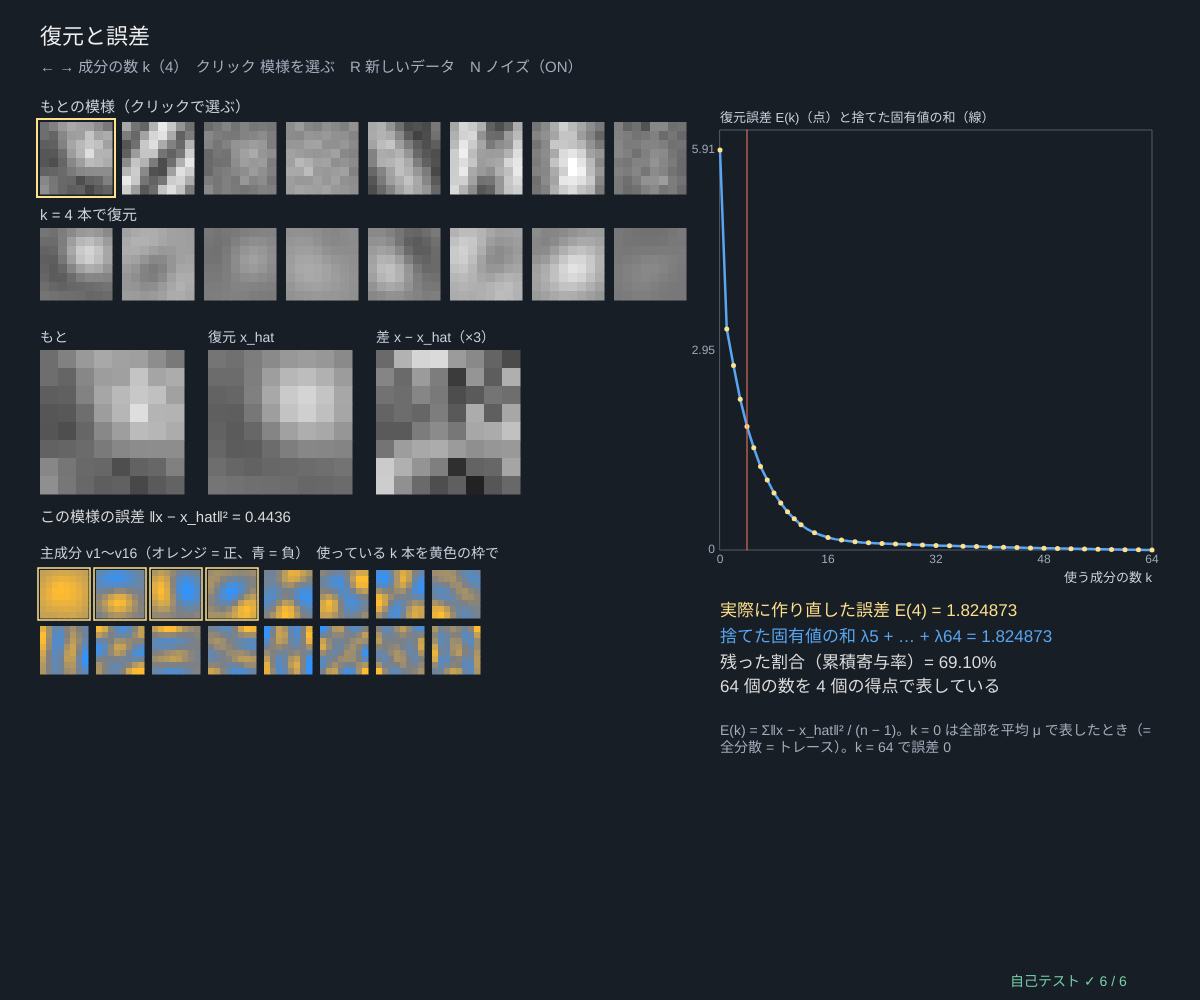
Frame 1 (no input)
Frame 60 (no input): identical to frame 1, image omitted
Frame 120 (the mouse pressed at the canvas centre since frame 60): identical to frame 1, image omitted

The p5.js sketch that drew this single still picture (run headless with seeded random() and noise() and a simulated clock; from frame 60 on, the mouse is pressed at the canvas centre):

// p5.js sketch
// ── sketch.js
// ============================================
// 07 復元と誤差 ─ k 個の主成分だけで画像を作り直す：x_hat = μ + Σ_(j≤k) ((x − μ)·v_j) v_j
// データ = 8×8 マスの小さな模様（しま・ぼんやりした丸・明るさ）400 枚。d = 64 次元をヤコビ法で固有値分解
//   復元誤差の約束：E(k) = Σ_i ‖x_i − x_hat_i‖² / (n − 1)（共分散と同じく n − 1 で割る）→ E(k) = 捨てた固有値の和 λ_(k+1) + … + λ_64
//   同じ k 本なら、主成分の向きがいちばん誤差が小さい（ランダムな向きと比べる）
// ← → 使う成分の数 k / クリック 模様を選ぶ / R 新しいデータ / N ノイズ ON/OFF
// ============================================

const PN = 8, DIMP = PN * PN, NPTS = 400;   // ★ 模様の大きさ（8×8 = 64 次元）と枚数
let kUse = 4, seedD = 2, noiseOn = true, dataX = [], muX = null, eg = null, errCurve = [], sel = 0;

function setup() { createCanvas(windowWidth, windowHeight); textWrap(CHAR); selfTest(); rebuild(); }
// ★ 模様の作り方：しま（向き・細かさはランダム）＋ ぼんやりした丸 ＋ 明るさ ＋ 少しのノイズ
function makePatch(noise) {
  let th = rnd() * Math.PI, f = rndRange(0.4, 1.4), ph = rnd() * 2 * Math.PI, a = rndRange(0, 0.5), b = rndRange(-0.6, 0.6), cx = rndRange(1, 6), cy = rndRange(1, 6), c0 = rndRange(-0.3, 0.3);
  return Array.from({ length: DIMP }, (_, i) => { let x = i % PN, y = Math.floor(i / PN); return c0 + a * Math.cos(f * (x * Math.cos(th) + y * Math.sin(th)) + ph) + b * Math.exp(-((x - cx) ** 2 + (y - cy) ** 2) / 6) + noise * gaussRnd(); });
}
function rebuild() {
  seedRng(seedD); dataX = Array.from({ length: NPTS }, () => makePatch(noiseOn ? 0.05 : 0));
  muX = colMeans(dataX); eg = jacobiEigen(covMatrix(dataX)); errCurve = reconErrors(dataX, muX, eg.vecs);
}
// k = 0〜d のすべてで復元誤差 E(k) を実際に作り直して計算
function reconErrors(X, mu, vecs) {
  let sc = projectData(X, mu, vecs, vecs.length);
  return Array.from({ length: vecs.length + 1 }, (_, k) => X.reduce((acc, r, i) => { let xh = reconstructRow(sc[i].slice(0, k), mu, vecs); return acc + r.reduce((q, v, j) => q + (v - xh[j]) ** 2, 0); }, 0) / (X.length - 1));
}
function drawPatch(v, x, y, s) { noStroke(); for (let i = 0; i < v.length; i++) { let g = clampv(128 + 160 * v[i], 0, 255); fill(g); rect(x + (i % PN) * s, y + Math.floor(i / PN) * s, s + 0.5, s + 0.5); } }
function drawEig(v, x, y, s) { let m = Math.max(...v.map(Math.abs)) || 1; noStroke(); for (let i = 0; i < v.length; i++) { let t = v[i] / m; fill(t > 0 ? color(128 + 127 * t, 128 + 60 * t, 128 - 80 * t) : color(128 + 80 * t, 128 - 20 * t, 128 - 127 * t)); rect(x + (i % PN) * s, y + Math.floor(i / PN) * s, s + 0.5, s + 0.5); } }

function draw() {
  background(24, 30, 38);
  let sc = projectData([dataX[sel]], muX, eg.vecs, kUse)[0], xh = reconstructRow(sc, muX, eg.vecs), tot = errCurve[0];
  // ---- 上：もとの模様と復元（8 枚）
  textAlign(LEFT, BASELINE); noStroke(); fill(205, 212, 222); textSize(15); text('もとの模様（クリックで選ぶ）', 40, 112); text('k = ' + kUse + ' 本で復元', 40, 220);
  let s = 9;
  for (let j = 0; j < 8; j++) {
    let x = 40 + j * (PN * s + 10), v = dataX[j], r = reconstructRow(projectData([v], muX, eg.vecs, kUse)[0], muX, eg.vecs);
    drawPatch(v, x, 122, s); drawPatch(r, x, 228, s);
    if (j === sel) { noFill(); stroke(255, 225, 140); strokeWeight(2); rect(x - 3, 119, PN * s + 6, PN * s + 6); }
  }
  // ---- 選んだ模様を大きく：もと・復元・差
  let bs = 18, by = 350;
  [['もと', dataX[sel]], ['復元 x_hat', xh], ['差 x − x_hat（×3）', dataX[sel].map((v, i) => 3 * (v - xh[i]))]].forEach(([t, v], i) => { let x = 40 + i * (PN * bs + 24); noStroke(); fill(205, 212, 222); textSize(14); text(t, x, by - 8); drawPatch(v, x, by, bs); });
  fill(220); textSize(15); text('この模様の誤差 ‖x − x_hat‖² = ' + fmtN(dataX[sel].reduce((q, v, j) => q + (v - xh[j]) ** 2, 0), 4), 40, by + PN * bs + 28);
  // ---- 固有画像（主成分 1〜16）
  fill(205, 212, 222); textSize(14); text('主成分 v1〜v16（オレンジ = 正、青 = 負）　使っている k 本を黄色の枠で', 40, by + PN * bs + 64);
  for (let k = 0; k < 16; k++) { let x = 40 + (k % 8) * (PN * 6 + 8), y = by + PN * bs + 76 + Math.floor(k / 8) * (PN * 6 + 8); drawEig(eg.vecs[k], x, y, 6); if (k < kUse) { noFill(); stroke(255, 225, 140); strokeWeight(1.5); rect(x - 2, y - 2, PN * 6 + 4, PN * 6 + 4); } }
  // ---- 誤差のグラフ
  let g = { x: width * 0.6, y: 130, w: width * 0.36, h: height * 0.42, x0: 0, x1: DIMP, y0: 0, y1: tot * 1.05 };
  plotAxes(g, '使う成分の数 k', '復元誤差 E(k)（点）と捨てた固有値の和（線）', [0, 16, 32, 48, 64], [0, +(tot / 2).toPrecision(3), +tot.toPrecision(3)]);
  let dropped = Array.from({ length: DIMP + 1 }, (_, k) => eg.vals.slice(k).reduce((a, b) => a + b, 0));
  stroke(90, 165, 240); strokeWeight(2.5); polyline(dropped.map((v, k) => [gX(g, k), gY(g, v)]));
  noStroke(); fill(255, 225, 140); errCurve.forEach((v, k) => { if (k % 2 === 0 || k < 12) circle(gX(g, k), gY(g, v), 5); });
  stroke(255, 125, 105); strokeWeight(1); line(gX(g, kUse), g.y, gX(g, kUse), g.y + g.h);
  // ---- 文字
  noStroke(); fill(240); textSize(22); text('復元と誤差', 40, 44);
  fill(165, 175, 190); textSize(15); text('← → 成分の数 k（' + kUse + '）　クリック 模様を選ぶ　R 新しいデータ　N ノイズ（' + (noiseOn ? 'ON' : 'OFF') + '）', 40, 72);
  let x = g.x, y = g.y + g.h + 66;
  fill(255, 225, 140); textSize(17); text('実際に作り直した誤差 E(' + kUse + ') = ' + fmtN(errCurve[kUse], 6), x, y);
  fill(90, 165, 240); text('捨てた固有値の和 λ' + (kUse + 1) + ' + … + λ64 = ' + fmtN(dropped[kUse], 6), x, y + 26);
  fill(220); text('残った割合（累積寄与率）= ' + fmtN(100 * (1 - errCurve[kUse] / tot), 2) + '%', x, y + 52); text('64 個の数を ' + kUse + ' 個の得点で表している', x, y + 76);
  fill(165, 175, 190); textSize(14); text('E(k) = Σ‖x − x_hat‖² / (n − 1)。k = 0 は全部を平均 μ で表したとき（= 全分散 = トレース）。k = 64 で誤差 0', x, y + 108, g.w);
  drawSelfTest(width - 190, height - 14);
}

function mousePressed() { for (let j = 0; j < 8; j++) { let x = 40 + j * (PN * 9 + 10); if (mouseX > x && mouseX < x + PN * 9 && mouseY > 122 && mouseY < 122 + PN * 9) sel = j; } }
function keyPressed() {
  if (key === LEFT_ARROW || key === RIGHT_ARROW) kUse = clampv(kUse + (key === RIGHT_ARROW ? 1 : -1), 0, DIMP);
  if (key === 'r' || key === 'R') { seedD++; rebuild(); }
  if (key === 'n' || key === 'N') { noiseOn = !noiseOn; rebuild(); }
  return false;
}

// ---- 自己テスト
function selfTest() {
  selfTestResults = [];
  seedRng(107);
  let X = Array.from({ length: 150 }, () => makePatch(0.05)), mu = colMeans(X), C = covMatrix(X), e = jacobiEigen(C), E = reconErrors(X, mu, e.vecs), tr = traceOf(C);
  check('ヤコビ法（64×64）：C V = V Λ（≤ 1e-9 × トレース）、正規直交', eigResidual(C, e) < 1e-9 * tr && orthoError(e.vecs) < 1e-9);
  check('すべての k = 0〜64 で E(k) = 捨てた固有値の和（相対 1e-9）', E.every((v, k) => near(v, e.vals.slice(k).reduce((a, b) => a + b, 0), 1e-9 * tr)));
  check('E(0) = トレース（全分散）、E(64) ≈ 0', near(E[0], tr, 1e-9 * tr) && E[64] < 1e-12 * tr);
  check('E(k) は k とともに減る', E.every((v, k) => k === 0 || v <= E[k - 1] + 1e-12 * tr));
  let okOpt = true;
  for (let t = 0; t < 20; t++) { let k = 1 + (t % 8), B = orthonormalize(Array.from({ length: k }, () => Array.from({ length: DIMP }, () => gaussRnd()))), Er = reconErrors(X, mu, B)[k]; if (Er < E[k] - 1e-9) okOpt = false; }
  check('ランダムな k 本の直交する向き（20 組）で復元すると、誤差はいつも主成分以上', okOpt);
  let r = reconstructRow(projectData([X[0]], mu, e.vecs, 64)[0], mu, e.vecs);
  check('64 本全部で復元すると元どおり（1e-12）、0 本なら平均', r.every((v, j) => near(v, X[0][j], 1e-12)) && reconstructRow([], mu, e.vecs).every((v, j) => v === mu[j]));
  reportSelfTest();
}

// ---------- やってみよう ----------
// 1. k を 0 → 1 → 2 → … と増やすと、復元はどう変わる？ 何本で「ほぼ同じ」に見える？
// 2. N でノイズを消すと、誤差のグラフはどこで 0 になる？（模様を作る要素の数を考えよう）
// 3. 固有画像 v1, v2, … はどんな模様？ しまの向き？ 明るさ？
// 4. 同じ誤差なら、平均だけ（k = 0）の何 % の誤差まで下げたら十分？ 06 の寄与率と比べよう
// 5. 誤差 = 捨てた固有値の和 なのは「主成分どうしが直交していて、ピタゴラスの定理が使える」から

// ==================================================
// ここから下は「主成分分析の道具」（中身は読まなくても OK。消さないでね）
// ==================================================
// ---- 数の表示と安全のための道具
function clampv(v, a, b) { return v < a ? a : v > b ? b : v; }
function fin(v, fb) { return typeof v === 'number' && isFinite(v) ? v : fb === undefined ? 0 : fb; }   // NaN・∞ を fb に
function fmtN(v, d) {                                                  // 数を小数 d 桁で（NaN は「?」）
  if (typeof v !== 'number' || !isFinite(v)) return '?';
  let s = v.toFixed(d === undefined ? 2 : d);
  return /^-0(\.0*)?$/.test(s) ? s.slice(1) : s;
}
function fmtVec(v, d) { return '(' + v.map((x) => fmtN(x, d)).join(', ') + ')'; }
// ---- 種つきの乱数（同じ種なら毎回同じ列）
let rngState = 1;
function seedRng(s) { rngState = (s >>> 0) || 1; }
function rnd() {                       // 0〜1 の一様乱数（mulberry32）
  rngState = (rngState + 0x6d2b79f5) >>> 0;
  let t = rngState;
  t = Math.imul(t ^ (t >>> 15), t | 1);
  t ^= t + Math.imul(t ^ (t >>> 7), t | 61);
  return ((t ^ (t >>> 14)) >>> 0) / 4294967296;
}
function rndRange(a, b) { return a + (b - a) * rnd(); }
function gaussRnd() {                  // 標準正規分布（ボックス-ミュラー法）
  let u = Math.max(1e-12, rnd()), v = rnd();
  return Math.sqrt(-2 * Math.log(u)) * Math.cos(2 * Math.PI * v);
}
// ---- 行列の道具。データ X は「n 行 × d 列」（1 行 = 1 個のデータ）、ベクトルは配列
function zerosMat(n, m) { return Array.from({ length: n }, () => new Array(m).fill(0)); }
function eyeMat(n) { let I = zerosMat(n, n); for (let i = 0; i < n; i++) I[i][i] = 1; return I; }
function matT(A) { return A[0].map((_, j) => A.map((r) => r[j])); }
function matMul(A, B) {
  let n = A.length, q = B.length, m = B[0].length, C = zerosMat(n, m);
  for (let i = 0; i < n; i++) for (let k = 0; k < q; k++) { let a = A[i][k]; if (a === 0) continue; for (let j = 0; j < m; j++) C[i][j] += a * B[k][j]; }
  return C;
}
function matVec(A, x) { return A.map((r) => dotv(r, x)); }
function dotv(a, b) { let s = 0; for (let i = 0; i < a.length; i++) s += a[i] * b[i]; return s; }
function vlen(a) { return Math.sqrt(dotv(a, a)); }
function unitv(a) { let L = vlen(a); return L > 1e-300 ? a.map((x) => x / L) : a.map((_, i) => (i === 0 ? 1 : 0)); }
function maxAbsDiff(A, B) { let m = 0; for (let i = 0; i < A.length; i++) for (let j = 0; j < A[i].length; j++) m = Math.max(m, Math.abs(A[i][j] - B[i][j])); return m; }
function colMeans(X) {                 // 平均ベクトル（列ごとの平均）
  let d = X[0].length, mu = new Array(d).fill(0);
  for (let r of X) for (let j = 0; j < d; j++) mu[j] += r[j];
  return mu.map((s) => s / Math.max(1, X.length));
}
function centerCols(X, mu) { return X.map((r) => r.map((v, j) => v - mu[j])); }   // 平均を引く（中心化）
// ★ 共分散行列 C = Xcᵀ Xc / (n − 1)（n − 1 で割る「不偏」の約束。点が 1 個以下ならゼロ行列）
function covMatrix(X) {
  let n = X.length, d = X[0].length, mu = colMeans(X), C = zerosMat(d, d);
  if (n < 2) return C;
  for (let r of X) for (let i = 0; i < d; i++) { let a = r[i] - mu[i]; for (let j = i; j < d; j++) C[i][j] += a * (r[j] - mu[j]); }
  for (let i = 0; i < d; i++) for (let j = i; j < d; j++) { C[i][j] /= n - 1; C[j][i] = C[i][j]; }
  return C;
}
// ★ ヤコビ法（対称行列の固有値分解）：非対角を 1 つずつ回転で 0 にしていく。d ≤ 64 くらいまで
// 戻り値 vals = 固有値（大きい順）、vecs[k] = k 番目の固有ベクトル（長さ 1、いちばん大きい成分を正に）
function jacobiEigen(C, maxSweeps) {
  let d = C.length, A = C.map((r) => r.slice()), V = eyeMat(d);
  for (let sw = 0; sw < (maxSweeps || 80); sw++) {
    let off = 0, tot = 0;
    for (let i = 0; i < d; i++) for (let j = 0; j < d; j++) { let a = A[i][j] * A[i][j]; tot += a; if (i !== j) off += a; }
    if (!(off > 1e-30 * tot)) break;
    for (let p = 0; p < d - 1; p++) for (let q = p + 1; q < d; q++) {
      let apq = A[p][q];
      if (Math.abs(apq) < 1e-300) continue;
      let th = (A[q][q] - A[p][p]) / (2 * apq);
      let t = th === 0 ? 1 : Math.sign(th) / (Math.abs(th) + Math.sqrt(th * th + 1));
      let c = 1 / Math.sqrt(t * t + 1), s = t * c;
      for (let k = 0; k < d; k++) { let akp = A[k][p], akq = A[k][q]; A[k][p] = c * akp - s * akq; A[k][q] = s * akp + c * akq; }
      for (let k = 0; k < d; k++) { let apk = A[p][k], aqk = A[q][k]; A[p][k] = c * apk - s * aqk; A[q][k] = s * apk + c * aqk; }
      for (let k = 0; k < d; k++) { let vkp = V[k][p], vkq = V[k][q]; V[k][p] = c * vkp - s * vkq; V[k][q] = s * vkp + c * vkq; }
    }
  }
  let idx = Array.from({ length: d }, (_, i) => i).sort((a, b) => A[b][b] - A[a][a]);
  let vecs = idx.map((k) => { let v = V.map((r) => r[k]), big = 0; for (let i = 0; i < d; i++) if (Math.abs(v[i]) > Math.abs(v[big]) + 1e-12) big = i; return v[big] < 0 ? v.map((x) => -x) : v; });
  return { vals: idx.map((k) => A[k][k]), vecs };
}
function traceOf(C) { let s = 0; for (let i = 0; i < C.length; i++) s += C[i][i]; return s; }
// C V = V Λ の残り（いちばん大きいずれ）と、固有ベクトルどうしの直交のずれ
function eigResidual(C, eg) { let m = 0; eg.vecs.forEach((v, k) => { let Cv = matVec(C, v); for (let i = 0; i < v.length; i++) m = Math.max(m, Math.abs(Cv[i] - eg.vals[k] * v[i])); }); return m; }
function orthoError(vecs) { let m = 0; for (let a = 0; a < vecs.length; a++) for (let b = 0; b < vecs.length; b++) m = Math.max(m, Math.abs(dotv(vecs[a], vecs[b]) - (a === b ? 1 : 0))); return m; }
// 射影（主成分得点）と復元：score = (x − μ)·v_k、x_hat = μ + Σ score_k v_k（k 個まで）
function projectData(X, mu, vecs, k) { return X.map((r) => vecs.slice(0, k).map((v) => { let s = 0; for (let j = 0; j < r.length; j++) s += (r[j] - mu[j]) * v[j]; return s; })); }
function reconstructRow(score, mu, vecs) { let x = mu.slice(); score.forEach((s, k) => { for (let j = 0; j < x.length; j++) x[j] += s * vecs[k][j]; }); return x; }
function angleBetween(u, v) {          // 向きのちがい（符号は無視、0〜90°）。小さい角も正確に：atan2(‖v − (v·u)u‖, |v·u|)
  let a = unitv(u), b = unitv(v), c = dotv(a, b), r = 0; for (let i = 0; i < a.length; i++) r += (b[i] - c * a[i]) ** 2;
  return (Math.atan2(Math.sqrt(r), Math.abs(c)) * 180) / Math.PI;
}
function corrOf(a, b) {                // 相関係数
  let n = a.length, ma = a.reduce((s, v) => s + v, 0) / n, mb = b.reduce((s, v) => s + v, 0) / n, sab = 0, saa = 0, sbb = 0;
  for (let i = 0; i < n; i++) { sab += (a[i] - ma) * (b[i] - mb); saa += (a[i] - ma) ** 2; sbb += (b[i] - mb) ** 2; }
  return saa > 0 && sbb > 0 ? sab / Math.sqrt(saa * sbb) : 0;
}
// ---- 2×2 対称行列 [[a, b], [b, c]] の固有値・固有ベクトル（解の公式）
function eig2sym(a, b, c) {
  let tr = a + c, h = Math.sqrt(((a - c) / 2) ** 2 + b * b), l1 = tr / 2 + h, l2 = tr / 2 - h;
  let v1 = Math.abs(b) > 1e-14 * (Math.abs(a) + Math.abs(c) + 1e-300) ? unitv([l1 - c, b]) : a >= c ? [1, 0] : [0, 1];
  if (v1[0] < 0 || (v1[0] === 0 && v1[1] < 0)) v1 = [-v1[0], -v1[1]];
  return { l1, l2, v1, v2: [-v1[1], v1[0]], angle: (Math.atan2(v1[1], v1[0]) * 180) / Math.PI };
}
// ★ 大きいほうから k 個の固有ベクトルだけを求める「部分空間反復法」（べき乗法を k 本まとめて回し、毎回直交化）
// applyM(v) = M v を返す関数（M を作らなくてよい）。最後に k×k の小さい行列をヤコビ法で（レイリー-リッツ）
function orthonormalize(Q) {           // グラム-シュミット（修正版）
  for (let a = 0; a < Q.length; a++) {
    for (let b = 0; b < a; b++) { let p = dotv(Q[a], Q[b]); for (let i = 0; i < Q[a].length; i++) Q[a][i] -= p * Q[b][i]; }
    let L = vlen(Q[a]);
    if (L < 1e-12) { Q[a] = Q[a].map(() => gaussRnd()); a--; continue; }
    for (let i = 0; i < Q[a].length; i++) Q[a][i] /= L;
  }
  return Q;
}
function subspaceEigen(applyM, dim, k, iters, tol) {
  let Q = orthonormalize(Array.from({ length: k }, () => Array.from({ length: dim }, () => gaussRnd())));
  for (let it = 0; it < iters; it++) {
    let Z = orthonormalize(Q.map((q) => applyM(q)));
    let diff = 0; for (let a = 0; a < k; a++) diff = Math.max(diff, 1 - Math.abs(dotv(Z[a], Q[a])));
    Q = Z; if (tol && diff < tol && it > 5) break;
  }
  let MQ = Q.map((q) => applyM(q)), T = Q.map((qa) => MQ.map((mb) => dotv(qa, mb)));
  for (let a = 0; a < k; a++) for (let b = 0; b < a; b++) T[a][b] = T[b][a] = (T[a][b] + T[b][a]) / 2;
  let eg = jacobiEigen(T);
  let vecs = eg.vecs.map((w) => { let v = new Array(dim).fill(0); w.forEach((c, a) => { for (let i = 0; i < dim; i++) v[i] += c * Q[a][i]; }); let big = 0; for (let i = 0; i < dim; i++) if (Math.abs(v[i]) > Math.abs(v[big]) + 1e-12) big = i; return v[big] < 0 ? v.map((x) => -x) : v; });
  return { vals: eg.vals, vecs };
}
// ★ 次元 d が点の数 n より大きいとき：グラム行列 G = Xc Xcᵀ / (n − 1)（n×n）の固有ベクトル u から
// 主成分 v = Xcᵀ u / ‖Xcᵀ u‖ を作る（G と C は 0 でない固有値が同じ）。u は部分空間反復法で上から k 個
function pcaGram(Xc, k, iters) {
  let n = Xc.length, d = Xc[0].length;
  let G = Xc.map((a) => Xc.map((b) => dotv(a, b) / Math.max(1, n - 1)));
  let eg = subspaceEigen((u) => matVec(G, u), n, Math.min(k + 2, n), iters || 120, 1e-13);   // 2 本多めに回すと k 本目までの収束が速い
  let vecs = eg.vecs.slice(0, k).map((u) => { let v = new Array(d).fill(0); for (let i = 0; i < n; i++) for (let j = 0; j < d; j++) v[j] += u[i] * Xc[i][j]; return unitv(v); });
  return { vals: eg.vals.slice(0, k).map((l) => Math.max(0, l)), vecs, gramTrace: traceOf(G) };
}
// ---- グラフと図の道具：g = { x, y, w, h, x0, x1, y0, y1 }
function gX(g, v) { return g.x + clampv((v - g.x0) / (g.x1 - g.x0), -0.02, 1.02) * g.w; }
function gY(g, v) { return g.y + g.h - clampv((v - g.y0) / (g.y1 - g.y0), -0.02, 1.02) * g.h; }
function plotAxes(g, xl, yl, xt, yt) {
  stroke(80, 92, 108); strokeWeight(1); noFill(); rect(g.x, g.y, g.w, g.h);
  noStroke(); fill(160, 170, 185); textSize(12); textAlign(CENTER, TOP);
  for (let v of xt) text(+(+v).toPrecision(3), gX(g, v), g.y + g.h + 4);
  textAlign(RIGHT, CENTER);
  for (let v of yt) text(+(+v).toPrecision(3), g.x - 5, gY(g, v));
  textAlign(LEFT, BASELINE); fill(205, 212, 222); textSize(13);
  text(xl, g.x + g.w - textWidth(xl), g.y + g.h + 32); text(yl, g.x, g.y - 8);
}
function polyline(pts, closed) {       // 点が 2 つ以上あるときだけ折れ線を描く
  if (pts.length < 2) return;
  noFill(); beginShape(); for (let p of pts) vertex(p[0], p[1]); endShape(closed ? CLOSE : undefined);
}
// 共分散 C の「k σ の楕円」の点（データの単位）。中心 μ、長さ 1 の 2×2 固有分解で作る
function covEllipsePts(mu, C, k, segs) {
  let e = eig2sym(C[0][0], C[0][1], C[1][1]), a = k * Math.sqrt(Math.max(0, e.l1)), b = k * Math.sqrt(Math.max(0, e.l2)), out = [];
  for (let i = 0; i <= (segs || 72); i++) { let t = (2 * Math.PI * i) / (segs || 72), u = a * Math.cos(t), w = b * Math.sin(t); out.push([mu[0] + u * e.v1[0] + w * e.v2[0], mu[1] + u * e.v1[1] + w * e.v2[1]]); }
  return out;
}
function arrow2(x1, y1, x2, y2, hs) {  // 矢印（hs = 矢じりの大きさ）
  line(x1, y1, x2, y2);
  let a = Math.atan2(y2 - y1, x2 - x1), h = hs || 10;
  noStroke(); triangle(x2, y2, x2 - h * Math.cos(a - 0.4), y2 - h * Math.sin(a - 0.4), x2 - h * Math.cos(a + 0.4), y2 - h * Math.sin(a + 0.4));
}
// ---- 自己テストの道具
let selfTestResults = [];
function check(name, cond) { selfTestResults.push({ name, ok: !!cond }); }
function near(a, b, tol) { return a !== null && a !== undefined && isFinite(a) && Math.abs(a - b) <= (tol === undefined ? 1e-9 : tol); }
function noNaN(v) { return Array.isArray(v) ? v.every(noNaN) : !(typeof v === 'number' && !isFinite(v)); }
function reportSelfTest() { for (let r of selfTestResults) (r.ok ? console.log : console.error)((r.ok ? '✓ ' : '✗ ') + r.name); }
function selfTestLine() { let n = selfTestResults.filter((r) => r.ok).length; return '自己テスト ' + (n === selfTestResults.length && n > 0 ? '✓ ' : '✗ ') + n + ' / ' + selfTestResults.length; }
function selfTestOk() { return selfTestResults.length > 0 && selfTestResults.every((r) => r.ok); }
function drawSelfTest(x, y) { noStroke(); fill(selfTestOk() ? color(120, 210, 170) : color(255, 90, 90)); textSize(14); textAlign(LEFT, BASELINE); text(selfTestLine(), x, y); }
